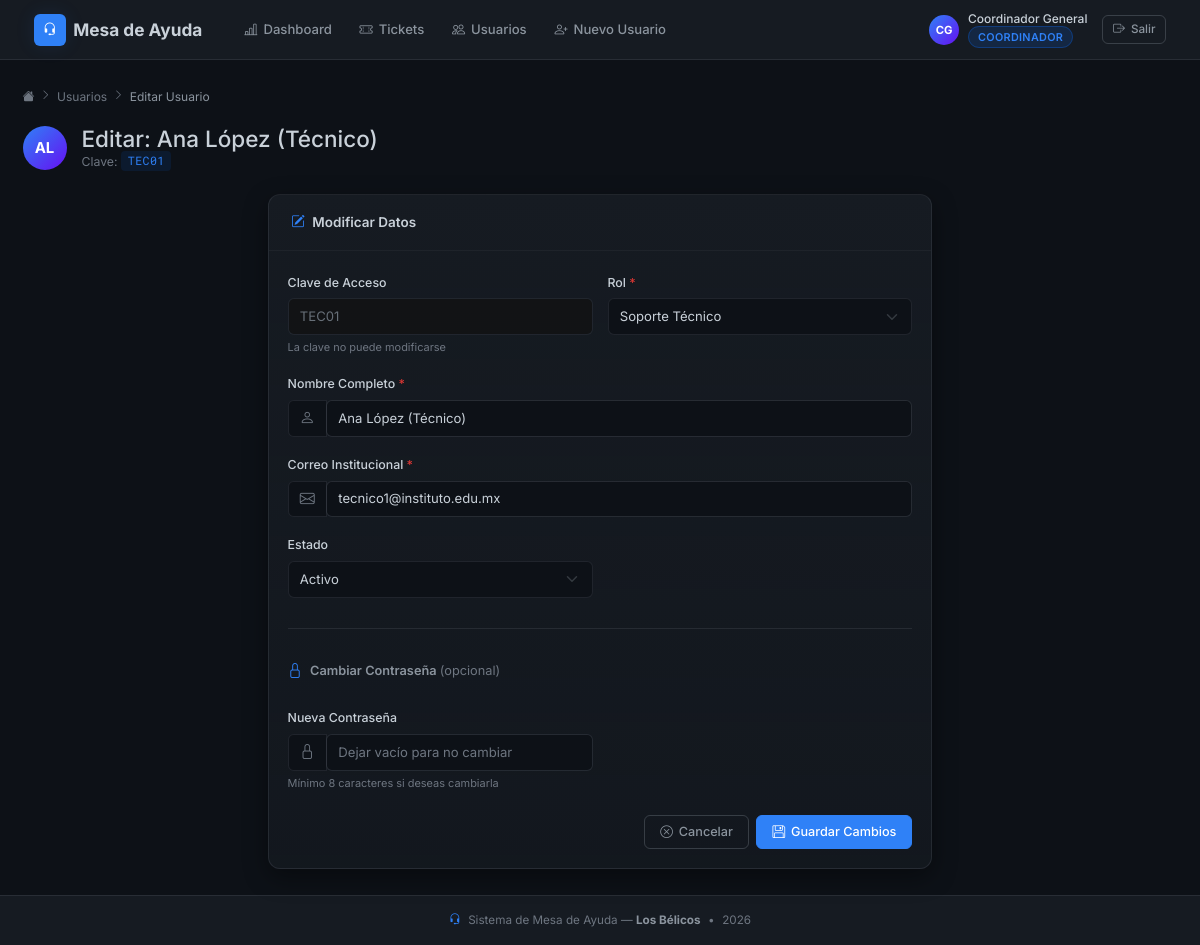
The page /index.php?controller=Usuario&action=edit&id=3 (signed in) on the database its author committed.
### tables this page shows
CREATE TABLE `usuarios` (
  `id` int(10) UNSIGNED NOT NULL,
  `clave_acceso` varchar(20) NOT NULL,
  `nombre_completo` varchar(150) NOT NULL,
  `correo_institucional` varchar(100) NOT NULL,
  `password_hash` varchar(255) NOT NULL,
  `id_rol` int(10) UNSIGNED NOT NULL,
  `estado` enum('Activo','Inactivo') NOT NULL DEFAULT 'Activo'
);

CREATE TABLE `roles` (
  `id` int(10) UNSIGNED NOT NULL,
  `nombre_rol` varchar(50) NOT NULL
);

### app/controllers/UsuarioController.php (called while the page is built, shortened)
<?php
class UsuarioController {
    private Usuario $modelUsuario;
    public function __construct() {
        require_once BASE_PATH . '/app/models/Usuario.php';
        $this->modelUsuario = new Usuario();
    }
    public function edit(): void {
        $id      = (int) ($_GET['id'] ?? 0);
        $usuario = $this->modelUsuario->obtenerPorId($id);
        $roles     = $this->modelUsuario->obtenerRoles();
        require BASE_PATH . '/app/views/usuarios/edit.php';
    }
}

### config/Database.php (called while the page is built)
<?php
class Database {
    private static ?Database $instance = null;
    private PDO $connection;
    private function __construct() {
        $host = 'localhost';
        $db   = 'helpdesk_db';
        $user = 'root';
        $pass = '';
        try {
            $this->connection = new PDO("mysql:host=$host;dbname=$db;charset=utf8mb4", $user, $pass);
            $this->connection->setAttribute(PDO::ATTR_ERRMODE, PDO::ERRMODE_EXCEPTION);
        } catch(PDOException $e) {
            die("Error de conexión: " . $e->getMessage());
        }
    }
    public static function getInstance(): Database {
        if (self::$instance === null) {
            self::$instance = new self();
        }
        return self::$instance;
    }
    public function getConnection(): PDO {
        return $this->connection;
    }
}

### app/models/Usuario.php (called while the page is built, shortened)
<?php
class Usuario {
    private PDO $db;
    public function __construct() {
        $this->db = Database::getInstance()->getConnection();
    }
    public function obtenerPorId(int $id): array|false {
        $stmt = $this->db->prepare(
            "SELECT u.*, r.nombre_rol
             FROM usuarios u
             INNER JOIN roles r ON u.id_rol = r.id
             WHERE u.id = ? LIMIT 1"
        );
        $stmt->execute([$id]);
        return $stmt->fetch();
    }
    public function obtenerRoles(): array {
        return $this->db->query("SELECT * FROM roles ORDER BY id")->fetchAll();
    }
}

### app/views/usuarios/edit.php (the view, shortened to what this page needs)
<?php
require BASE_PATH . '/app/views/layouts/header.php';
?>
<div class="hd-breadcrumb fade-in-up">
    <a href="<?= BASE_URL ?>/index.php?controller=Dashboard&action=index"><i class="bi bi-house-fill"></i></a>
    <i class="bi bi-chevron-right" style="font-size:.7rem;"></i>
    <a href="<?= BASE_URL ?>/index.php?controller=Usuario&action=index">Usuarios</a>
    <i class="bi bi-chevron-right" style="font-size:.7rem;"></i>
    <span>Editar Usuario</span>
</div>
<div class="d-flex align-items-center mb-4 gap-3 fade-in-up">
    <div class="user-avatar-sm" style="width:44px; height:44px; font-size:1rem;">
        <?php
        $initials = implode('', array_map(fn($w) => strtoupper($w[0]), array_slice(explode(' ', $usuario['nombre_completo']), 0, 2)));
        echo htmlspecialchars($initials);
        ?>
    </div>
    <div>
        <h1 class="h4 mb-0">Editar: <?= htmlspecialchars($usuario['nombre_completo']) ?></h1>
        <p class="mb-0" style="font-size:0.82rem; color:var(--text-muted);">
            Clave: <span class="folio-tag"><?= htmlspecialchars($usuario['clave_acceso']) ?></span>
        </p>
    </div>
</div>
<div class="row justify-content-center">
    <div class="col-12 col-lg-7 fade-in-up delay-1">
        <div class="hd-card">
            <div class="hd-card-header">
                <h2 class="hd-card-title"><i class="bi bi-pencil-square text-accent"></i> Modificar Datos</h2>
            </div>
            <div class="hd-card-body">
                <form method="POST" action="<?= BASE_URL ?>/index.php?controller=Usuario&action=update" novalidate>
                    <div class="row g-3">
                        <div class="col-12 col-sm-6">
                            <label class="form-label">Clave de Acceso</label>
                            <input type="text" class="form-control" value="<?= htmlspecialchars($usuario['clave_acceso']) ?>" disabled>
                            <div class="form-text" style="font-size:0.73rem; color:var(--text-muted);">La clave no puede modificarse</div>
                        </div>
                        <div class="col-12 col-sm-6">
                            <label for="id_rol" class="form-label">
                                Rol <span style="color:var(--danger);">*</span>
                            </label>
                            <select class="form-select" id="id_rol" name="id_rol" required>
                                <?php foreach ($roles as $rol): ?>
                                    <option value="<?= $rol['id'] ?>"
                                        <?= $usuario['id_rol'] == $rol['id'] ? 'selected' : '' ?>>
                                        <?= htmlspecialchars($rol['nombre_rol']) ?>
                                    </option>
                                <?php endforeach; ?>
                            </select>
                        </div>
                        <div class="col-12">
                            <label for="nombre_completo" class="form-label">
                                Nombre Completo <span style="color:var(--danger);">*</span>
                            </label>
                            <div class="input-group">
                                <span class="input-group-text"><i class="bi bi-person"></i></span>
                                <input type="text" class="form-control" id="nombre_completo" name="nombre_completo"
                                       value="<?= htmlspecialchars($usuario['nombre_completo']) ?>" required>
                            </div>
                        </div>
                        <div class="col-12">
                            <label for="correo" class="form-label">
                                Correo Institucional <span style="color:var(--danger);">*</span>
                            </label>
                            <div class="input-group">
                                <span class="input-group-text"><i class="bi bi-envelope"></i></span>
                                <input type="email" class="form-control" id="correo" name="correo"
                                       value="<?= htmlspecialchars($usuario['correo_institucional']) ?>" required>
                            </div>
                        </div>
                        <div class="col-12 col-sm-6">
                            <label for="estado" class="form-label">Estado</label>
                            <select class="form-select" id="estado" name="estado">
                                <option value="activo"   <?= $usuario['estado'] === 'activo'   ? 'selected' : '' ?>>Activo</option>
                            </select>
                        </div>
                        <div class="col-12"><hr></div>
                        <div class="col-12">
                            <div class="d-flex align-items-center gap-2 mb-2">
                                <i class="bi bi-lock text-accent"></i>
                                <span style="font-size:0.85rem; font-weight:600; color:var(--text-secondary);">
                                    Cambiar Contraseña <span style="font-weight:400; color:var(--text-muted);">(opcional)</span>
                                </span>
                            </div>
                        </div>
                        <div class="col-12 col-sm-6">
                            <label for="nueva_password" class="form-label">Nueva Contraseña</label>
                            <div class="input-group">
                                <span class="input-group-text"><i class="bi bi-lock"></i></span>
                                <input type="password" class="form-control" id="nueva_password" name="nueva_password"
                                       placeholder="Dejar vacío para no cambiar" minlength="8"
                                       autocomplete="new-password">
                            </div>
                            <div class="form-text" style="font-size:0.73rem; color:var(--text-muted);">Mínimo 8 caracteres si deseas cambiarla</div>
                        </div>
                    </div>
                    <div class="d-flex justify-content-end gap-2 mt-4">
                        <a href="<?= BASE_URL ?>/index.php?controller=Usuario&action=index"
                           class="btn btn-outline-secondary">
                            <i class="bi bi-x-circle"></i> Cancelar
                        </a>
                        <button type="submit" class="btn btn-primary">
                            <i class="bi bi-floppy"></i> Guardar Cambios
                        </button>
                    </div>
                </form>
            </div>
        </div>
    </div>
</div>
<?php require BASE_PATH . '/app/views/layouts/footer.php'; ?>

### rows shown on the page
usuarios: nombre_completo "AL", nombre_completo "Ana López (Técnico)", clave_acceso "TEC01", id_rol "Soporte Técnico", correo "tecnico1@instituto.edu.mx"

### other values the page prints
$initials "CG"
$nombreUsuario "Coordinador General"
$rolNombre "COORDINADOR"
